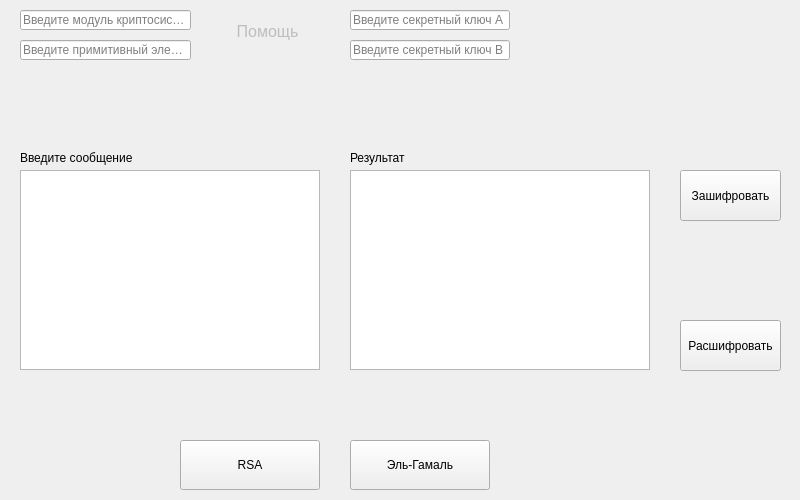
<?xml version="1.0" encoding="UTF-8"?>
<ui version="4.0">
 <class>Hellman_Window</class>
 <widget class="QMainWindow" name="Hellman_Window">
  <property name="geometry">
   <rect>
    <x>0</x>
    <y>0</y>
    <width>800</width>
    <height>500</height>
   </rect>
  </property>
  <property name="windowTitle">
   <string>Шифрование Диффи-Хеллмана</string>
  </property>
  <widget class="QWidget" name="centralwidget">
   <widget class="QPushButton" name="encrypt">
    <property name="geometry">
     <rect>
      <x>680</x>
      <y>170</y>
      <width>101</width>
      <height>51</height>
     </rect>
    </property>
    <property name="text">
     <string>Зашифровать</string>
    </property>
   </widget>
   <widget class="QPushButton" name="decrypt">
    <property name="geometry">
     <rect>
      <x>680</x>
      <y>320</y>
      <width>101</width>
      <height>51</height>
     </rect>
    </property>
    <property name="text">
     <string>Расшифровать</string>
    </property>
   </widget>
   <widget class="QLineEdit" name="enter_key_a">
    <property name="geometry">
     <rect>
      <x>350</x>
      <y>10</y>
      <width>160</width>
      <height>20</height>
     </rect>
    </property>
    <property name="inputMask">
     <string/>
    </property>
    <property name="placeholderText">
     <string>Введите секретный ключ А</string>
    </property>
   </widget>
   <widget class="QLineEdit" name="enter_key_b">
    <property name="geometry">
     <rect>
      <x>350</x>
      <y>40</y>
      <width>160</width>
      <height>20</height>
     </rect>
    </property>
    <property name="inputMask">
     <string/>
    </property>
    <property name="placeholderText">
     <string>Введите секретный ключ В</string>
    </property>
   </widget>
   <widget class="QLineEdit" name="enter_primitive">
    <property name="geometry">
     <rect>
      <x>20</x>
      <y>40</y>
      <width>171</width>
      <height>20</height>
     </rect>
    </property>
    <property name="inputMask">
     <string/>
    </property>
    <property name="placeholderText">
     <string>Введите примитивный элемент</string>
    </property>
   </widget>
   <widget class="QTextEdit" name="output_text">
    <property name="geometry">
     <rect>
      <x>350</x>
      <y>170</y>
      <width>300</width>
      <height>200</height>
     </rect>
    </property>
    <property name="font">
     <font>
      <pointsize>10</pointsize>
     </font>
    </property>
    <property name="readOnly">
     <bool>true</bool>
    </property>
   </widget>
   <widget class="QPushButton" name="to_rsa">
    <property name="geometry">
     <rect>
      <x>180</x>
      <y>440</y>
      <width>140</width>
      <height>50</height>
     </rect>
    </property>
    <property name="text">
     <string>RSA</string>
    </property>
   </widget>
   <widget class="QTextEdit" name="input_text">
    <property name="geometry">
     <rect>
      <x>20</x>
      <y>170</y>
      <width>300</width>
      <height>200</height>
     </rect>
    </property>
    <property name="font">
     <font>
      <pointsize>10</pointsize>
     </font>
    </property>
   </widget>
   <widget class="QLineEdit" name="enter_module">
    <property name="geometry">
     <rect>
      <x>20</x>
      <y>10</y>
      <width>171</width>
      <height>20</height>
     </rect>
    </property>
    <property name="inputMask">
     <string/>
    </property>
    <property name="placeholderText">
     <string>Введите модуль криптосистемы</string>
    </property>
   </widget>
   <widget class="QPushButton" name="to_gamal">
    <property name="enabled">
     <bool>true</bool>
    </property>
    <property name="geometry">
     <rect>
      <x>350</x>
      <y>440</y>
      <width>140</width>
      <height>50</height>
     </rect>
    </property>
    <property name="text">
     <string>Эль-Гамаль</string>
    </property>
   </widget>
   <widget class="QPushButton" name="help">
    <property name="enabled">
     <bool>false</bool>
    </property>
    <property name="geometry">
     <rect>
      <x>230</x>
      <y>20</y>
      <width>75</width>
      <height>23</height>
     </rect>
    </property>
    <property name="font">
     <font>
      <pointsize>12</pointsize>
     </font>
    </property>
    <property name="cursor">
     <cursorShape>WhatsThisCursor</cursorShape>
    </property>
    <property name="autoFillBackground">
     <bool>false</bool>
    </property>
    <property name="locale">
     <locale language="Portuguese" country="Brazil"/>
    </property>
    <property name="text">
     <string>Помощь</string>
    </property>
    <property name="autoDefault">
     <bool>false</bool>
    </property>
    <property name="default">
     <bool>false</bool>
    </property>
    <property name="flat">
     <bool>true</bool>
    </property>
   </widget>
   <widget class="QLabel" name="label_5">
    <property name="geometry">
     <rect>
      <x>350</x>
      <y>150</y>
      <width>191</width>
      <height>16</height>
     </rect>
    </property>
    <property name="text">
     <string>Результат</string>
    </property>
   </widget>
   <widget class="QLabel" name="label_2">
    <property name="geometry">
     <rect>
      <x>20</x>
      <y>150</y>
      <width>191</width>
      <height>16</height>
     </rect>
    </property>
    <property name="text">
     <string>Введите сообщение</string>
    </property>
   </widget>
  </widget>
 </widget>
 <resources/>
 <connections/>
</ui>
